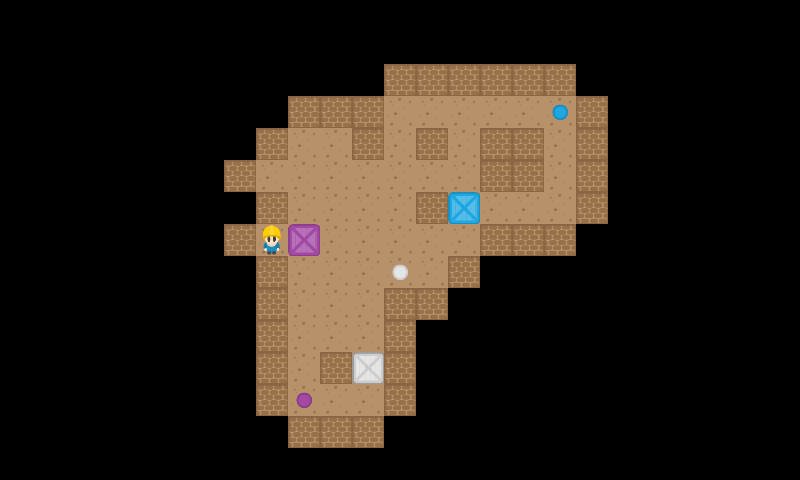

Tiled map render using the project's own tile images. Description and the map definition, with tile-layer contents summarised, below:
An orthogonal 25x15 tile map with 32x32 px tiles, 2 tile layers (StaticMap, Objetos).

<map version="1.0" orientation="orthogonal" renderorder="right-down" width="25" height="15" tilewidth="32" tileheight="32">
 <tileset firstgid="1" source="Tileset.tsx" />
 <layer name="StaticMap" width="25" height="15">
  <data>[375 cells, 92 non-empty, 2 distinct tile ids]</data>
 </layer>
 <layer name="Objetos" width="25" height="15">
  <data>[375 cells, 7 non-empty, 7 distinct tile ids]</data>
 </layer>
</map>
